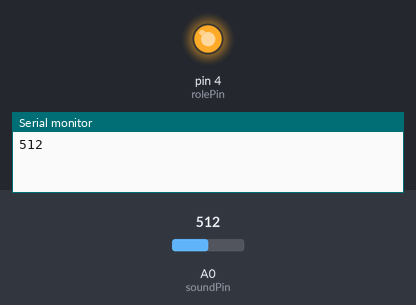
This sketch was run on a simulated Arduino Uno, built with avr-gcc and run on an emulated ATmega328P. Parts: output pins drawn as LEDs (lit = HIGH), the last lines printed to the serial monitor. The inputs (shaded band) are chosen by the test bench; at power-on: A0 (soundPin) = 512.

Above: at 1.5 s.
At 4.5 s:
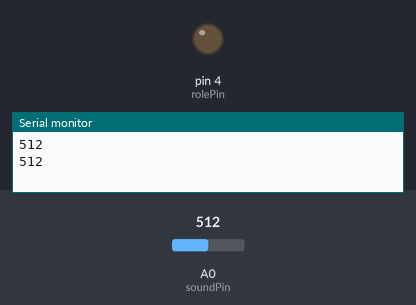
Timing chart, 0 to 7.8 s (numbered marks = the images above):
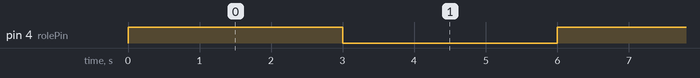

Measured:
- by itself, pin 4 (rolePin): alternates HIGH for 3.0 s and LOW for 3.0 s

The sketch:

alkisilekontrol.ino
```cpp
#include <Arduino.h>

int rolePin=4;
int soundPin=A0;
bool roleDurum=false;

void setup()
{
  pinMode(rolePin,OUTPUT);

  Serial.begin(9600);
}

void loop()
{
  int value=analogRead(soundPin);

  Serial.println(value);
  //Her alkış yaptığımızda çalışması için geçmesi
  //gereken değer
  if(value>90)
  {
    if(roleDurum==false)//İlk akış yak
    {
      roleDurum=true;
      digitalWrite(rolePin,HIGH);
      delay(3000);
    }

    else//İkinci alkış kapat
    {
      roleDurum=false;
      digitalWrite(rolePin,LOW);
      delay(3000);
    }
  }

}
```
